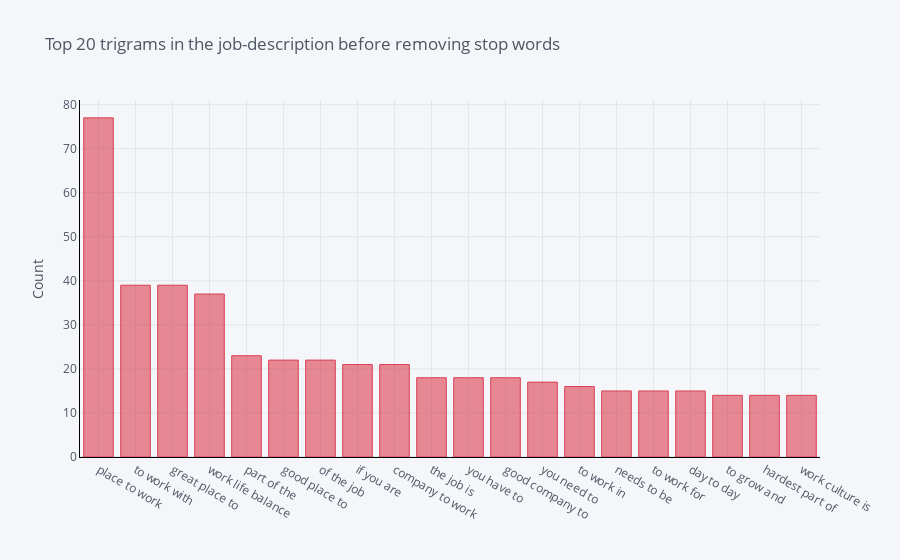

Notebook source saved alongside this figure:
### Code cell
#The distribution of Top trigrams before removing stop words

def get_top_n_trigram(corpus, n=None):
    vec = CountVectorizer(ngram_range=(3, 3)).fit(corpus)
    bag_of_words = vec.transform(corpus)
    sum_words = bag_of_words.sum(axis=0) 
    words_freq = [(word, sum_words[0, idx]) for word, idx in vec.vocabulary_.items()]
    words_freq =sorted(words_freq, key = lambda x: x[1], reverse=True)
    return words_freq[:n]
common_words = get_top_n_trigram(df['description'], 20)
# for word, freq in common_words:
#     print(word, freq)
df5 = pd.DataFrame(common_words, columns = ['description' , 'count'])
df5.groupby('description').sum()['count'].sort_values(ascending=False).iplot(
    kind='bar', yTitle='Count', linecolor='black', color='Red',title='Top 20 trigrams in the job-review before removing stop words')

### Figure 1 — Plotly figure (JSON) as saved in the notebook; plotly's stock layout.template omitted (floating-point values rounded to 4 significant figures)
{"data": [{"marker": {"color": "rgba(219, 64, 82, 0.6)", "line": {"color": "rgba(219, 64, 82, 1.0)", "width": 1}}, "name": "count", "orientation": "v", "text": "", "type": "bar", "x": ["place to work", "to work with", "great place to", "work life balance", "part of the", "good place to", "of the job", "if you are", "company to work", "the job is", "you have to", "good company to", "you need to", "to work in", "needs to be", "to work for", "day to day", "to grow and", "hardest part of", "work culture is"], "y": [77, 39, 39, 37, 23, 22, 22, 21, 21, 18, 18, 18, 17, 16, 15, 15, 15, 14, 14, 14]}], "layout": {"legend": {"bgcolor": "#F5F6F9", "font": {"color": "#4D5663"}}, "paper_bgcolor": "#F5F6F9", "plot_bgcolor": "#F5F6F9", "title": {"font": {"color": "#4D5663"}, "text": "Top 20 trigrams in the job-description before removing stop words"}, "xaxis": {"gridcolor": "#E1E5ED", "linecolor": "black", "showgrid": true, "tickfont": {"color": "#4D5663"}, "title": {"font": {"color": "#4D5663"}, "text": ""}, "zerolinecolor": "#E1E5ED"}, "yaxis": {"gridcolor": "#E1E5ED", "linecolor": "black", "showgrid": true, "tickfont": {"color": "#4D5663"}, "title": {"font": {"color": "#4D5663"}, "text": "Count"}, "zerolinecolor": "#E1E5ED"}}}
